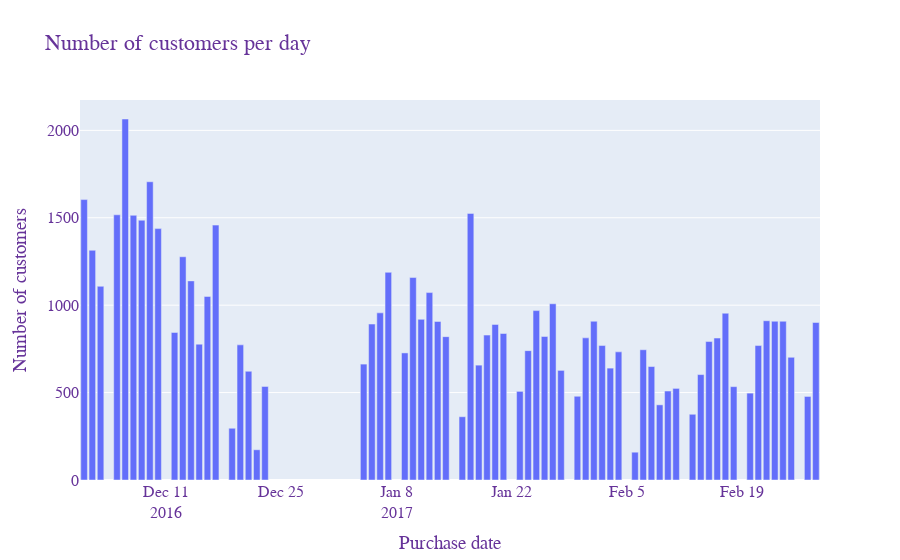

Source (notebook cell):
### Markdown cell above
<p><a name="per_day"></a></p>

### Code cell
# plot a pie for propostion distribution of chaoin and non chain establishments
customer_date_fig = go.Figure([go.Bar(x=customer_per_date['purchase_day'], y=customer_per_date['customer_id'])])

#update the layout
customer_date_fig.update_layout(
    title="Number of customers per day",
    xaxis_title="Purchase date",
    yaxis_title="Number of customers",
    font=dict(family="Arial", size=16, color="RebeccaPurple"))

customer_date_fig.show()

### Figure 1 — Plotly figure (JSON) as saved in the notebook; plotly's stock layout.template omitted (floating-point values rounded to 4 significant figures)
{"data": [{"type": "bar", "x": ["2016-12-01", "2016-12-02", "2016-12-03", "2016-12-05", "2016-12-06", "2016-12-07", "2016-12-08", "2016-12-09", "2016-12-10", "2016-12-12", "2016-12-13", "2016-12-14", "2016-12-15", "2016-12-16", "2016-12-17", "2016-12-19", "2016-12-20", "2016-12-21", "2016-12-22", "2016-12-23", "2017-01-04", "2017-01-05", "2017-01-06", "2017-01-07", "2017-01-09", "2017-01-10", "2017-01-11", "2017-01-12", "2017-01-13", "2017-01-14", "2017-01-16", "2017-01-17", "2017-01-18", "2017-01-19", "2017-01-20", "2017-01-21", "2017-01-23", "2017-01-24", "2017-01-25", "2017-01-26", "2017-01-27", "2017-01-28", "2017-01-30", "2017-01-31", "2017-02-01", "2017-02-02", "2017-02-03", "2017-02-04", "2017-02-06", "2017-02-07", "2017-02-08", "2017-02-09", "2017-02-10", "2017-02-11", "2017-02-13", "2017-02-14", "2017-02-15", "2017-02-16", "2017-02-17", "2017-02-18", "2017-02-20", "2017-02-21", "2017-02-22", "2017-02-23", "2017-02-24", "2017-02-25", "2017-02-27", "2017-02-28"], "y": [1604, 1314, 1108, 1517, 2065, 1514, 1486, 1706, 1438, 844, 1277, 1139, 777, 1050, 1458, 296, 773, 622, 173, 535, 663, 892, 956, 1188, 727, 1158, 919, 1072, 907, 820, 362, 1525, 657, 829, 890, 838, 507, 740, 969, 821, 1008, 627, 479, 813, 908, 769, 640, 733, 159, 745, 649, 430, 509, 524, 376, 603, 792, 812, 954, 534, 497, 769, 911, 908, 908, 702, 478, 901]}], "layout": {"font": {"color": "RebeccaPurple", "family": "Arial", "size": 16}, "title": {"text": "Number of customers per day"}, "xaxis": {"title": {"text": "Purchase date"}}, "yaxis": {"title": {"text": "Number of customers"}}}}
